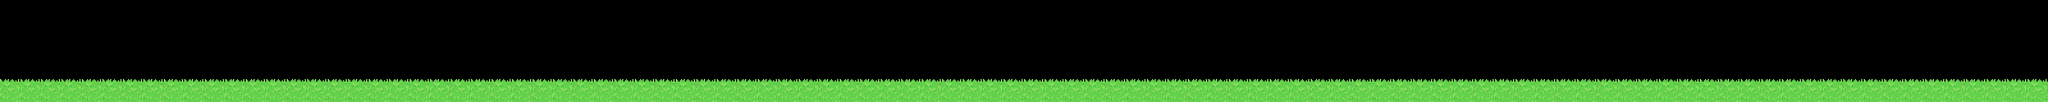

A level layout from a 2D game, rendered from its tile map. Below: a short description, then the map file with tile-grid data replaced by summaries:
An orthogonal 200x10 tile map with 16x16 px tiles, 2 tile layers (grama, colisao), 13 tilesets.

<map version="1.10" tiledversion="1.11.2" orientation="orthogonal" renderorder="right-down" width="200" height="10" tilewidth="16" tileheight="16" infinite="0" nextlayerid="45" nextobjectid="383">
 <editorsettings>
  <export target="../cenariosJson/Mapa.json" format="json" />
 </editorsettings>
 <tileset firstgid="1" name="1_terrain" tilewidth="16" tileheight="16" tilecount="1440" columns="30">
  <image source="../../tilesets/1_terrain.png" width="480" height="768" />
  <tile id="367">
   <animation>
    <frame tileid="367" duration="400" />
    <frame tileid="377" duration="400" />
   </animation>
  </tile>
  <tile id="368">
   <animation>
    <frame tileid="368" duration="400" />
    <frame tileid="378" duration="400" />
   </animation>
  </tile>
  <tile id="391">
   <animation>
    <frame tileid="391" duration="400" />
    <frame tileid="401" duration="400" />
   </animation>
  </tile>
  <tile id="392">
   <animation>
    <frame tileid="392" duration="400" />
    <frame tileid="402" duration="400" />
   </animation>
  </tile>
  <tile id="393">
   <animation>
    <frame tileid="393" duration="400" />
    <frame tileid="403" duration="400" />
   </animation>
  </tile>
  <tile id="394">
   <animation>
    <frame tileid="394" duration="400" />
    <frame tileid="404" duration="400" />
   </animation>
  </tile>
  <tile id="396">
   <animation>
    <frame tileid="396" duration="400" />
    <frame tileid="406" duration="400" />
   </animation>
  </tile>
  <tile id="397">
   <animation>
    <frame tileid="397" duration="400" />
    <frame tileid="407" duration="400" />
   </animation>
  </tile>
  <tile id="398">
   <animation>
    <frame tileid="398" duration="400" />
    <frame tileid="408" duration="400" />
   </animation>
  </tile>
  <tile id="399">
   <animation>
    <frame tileid="399" duration="400" />
    <frame tileid="409" duration="400" />
   </animation>
  </tile>
  <tile id="421">
   <animation>
    <frame tileid="421" duration="400" />
    <frame tileid="431" duration="400" />
   </animation>
  </tile>
  <tile id="422">
   <animation>
    <frame tileid="422" duration="400" />
    <frame tileid="432" duration="400" />
   </animation>
  </tile>
  <tile id="423">
   <animation>
    <frame tileid="423" duration="400" />
    <frame tileid="433" duration="400" />
   </animation>
  </tile>
  <tile id="424">
   <animation>
    <frame tileid="424" duration="400" />
    <frame tileid="434" duration="400" />
   </animation>
  </tile>
  <tile id="426">
   <animation>
    <frame tileid="426" duration="400" />
    <frame tileid="436" duration="400" />
   </animation>
  </tile>
  <tile id="427">
   <animation>
    <frame tileid="427" duration="400" />
    <frame tileid="437" duration="400" />
   </animation>
  </tile>
  <tile id="428">
   <animation>
    <frame tileid="428" duration="400" />
    <frame tileid="438" duration="400" />
   </animation>
  </tile>
  <tile id="429">
   <animation>
    <frame tileid="429" duration="400" />
    <frame tileid="439" duration="400" />
   </animation>
  </tile>
  <tile id="451">
   <animation>
    <frame tileid="451" duration="400" />
    <frame tileid="461" duration="400" />
   </animation>
  </tile>
  <tile id="452">
   <animation>
    <frame tileid="452" duration="400" />
    <frame tileid="462" duration="400" />
   </animation>
  </tile>
  <tile id="453">
   <animation>
    <frame tileid="453" duration="400" />
    <frame tileid="463" duration="400" />
   </animation>
  </tile>
  <tile id="454">
   <animation>
    <frame tileid="454" duration="400" />
    <frame tileid="464" duration="400" />
   </animation>
  </tile>
  <tile id="457">
   <animation>
    <frame tileid="457" duration="400" />
    <frame tileid="467" duration="400" />
   </animation>
  </tile>
  <tile id="458">
   <animation>
    <frame tileid="458" duration="400" />
    <frame tileid="468" duration="400" />
   </animation>
  </tile>
  <tile id="481">
   <animation>
    <frame tileid="481" duration="400" />
    <frame tileid="491" duration="400" />
   </animation>
  </tile>
  <tile id="482">
   <animation>
    <frame tileid="482" duration="400" />
    <frame tileid="492" duration="400" />
   </animation>
  </tile>
  <tile id="484">
   <animation>
    <frame tileid="484" duration="400" />
    <frame tileid="494" duration="400" />
   </animation>
  </tile>
 </tileset>
 <tileset firstgid="1441" name="2_indoors" tilewidth="16" tileheight="16" tilecount="440" columns="20">
  <image source="../../tilesets/2_indoors.png" width="320" height="352" />
 </tileset>
 <tileset firstgid="1881" name="3_plants" tilewidth="16" tileheight="16" tilecount="240" columns="30">
  <image source="../../tilesets/3_plants.png" width="480" height="128" />
 </tileset>
 <tileset firstgid="2121" name="4_buildings" tilewidth="16" tileheight="16" tilecount="576" columns="24">
  <image source="../../tilesets/4_buildings.png" width="384" height="384" />
 </tileset>
 <tileset firstgid="2697" name="5_waterfall" tilewidth="16" tileheight="16" tilecount="360" columns="18">
  <image source="../../tilesets/5_waterfall.png" width="288" height="320" />
  <tile id="253">
   <animation>
    <frame tileid="253" duration="400" />
    <frame tileid="259" duration="400" />
    <frame tileid="265" duration="400" />
   </animation>
  </tile>
  <tile id="254">
   <animation>
    <frame tileid="254" duration="400" />
    <frame tileid="260" duration="400" />
    <frame tileid="266" duration="400" />
   </animation>
  </tile>
  <tile id="255">
   <animation>
    <frame tileid="255" duration="400" />
    <frame tileid="261" duration="400" />
    <frame tileid="267" duration="400" />
   </animation>
  </tile>
  <tile id="256">
   <animation>
    <frame tileid="256" duration="400" />
    <frame tileid="262" duration="400" />
    <frame tileid="268" duration="400" />
   </animation>
  </tile>
  <tile id="271">
   <animation>
    <frame tileid="271" duration="400" />
    <frame tileid="277" duration="400" />
    <frame tileid="283" duration="400" />
   </animation>
  </tile>
  <tile id="272">
   <animation>
    <frame tileid="272" duration="400" />
    <frame tileid="278" duration="400" />
    <frame tileid="284" duration="400" />
   </animation>
  </tile>
  <tile id="273">
   <animation>
    <frame tileid="273" duration="400" />
    <frame tileid="279" duration="400" />
    <frame tileid="285" duration="400" />
   </animation>
  </tile>
  <tile id="274">
   <animation>
    <frame tileid="274" duration="400" />
    <frame tileid="280" duration="400" />
    <frame tileid="286" duration="400" />
   </animation>
  </tile>
  <tile id="289">
   <animation>
    <frame tileid="289" duration="400" />
    <frame tileid="295" duration="400" />
    <frame tileid="301" duration="400" />
   </animation>
  </tile>
  <tile id="290">
   <animation>
    <frame tileid="290" duration="400" />
    <frame tileid="296" duration="400" />
    <frame tileid="302" duration="400" />
   </animation>
  </tile>
  <tile id="291">
   <animation>
    <frame tileid="291" duration="400" />
    <frame tileid="297" duration="400" />
    <frame tileid="303" duration="400" />
   </animation>
  </tile>
  <tile id="292">
   <animation>
    <frame tileid="292" duration="400" />
    <frame tileid="298" duration="400" />
    <frame tileid="304" duration="400" />
   </animation>
  </tile>
  <tile id="307">
   <animation>
    <frame tileid="307" duration="400" />
    <frame tileid="313" duration="400" />
    <frame tileid="319" duration="400" />
   </animation>
  </tile>
  <tile id="308">
   <animation>
    <frame tileid="308" duration="400" />
    <frame tileid="314" duration="400" />
    <frame tileid="320" duration="400" />
   </animation>
  </tile>
  <tile id="309">
   <animation>
    <frame tileid="309" duration="400" />
    <frame tileid="315" duration="400" />
    <frame tileid="321" duration="400" />
   </animation>
  </tile>
  <tile id="310">
   <animation>
    <frame tileid="310" duration="400" />
    <frame tileid="316" duration="400" />
    <frame tileid="322" duration="400" />
   </animation>
  </tile>
  <tile id="325">
   <animation>
    <frame tileid="325" duration="400" />
    <frame tileid="331" duration="400" />
    <frame tileid="337" duration="400" />
   </animation>
  </tile>
  <tile id="326">
   <animation>
    <frame tileid="326" duration="400" />
    <frame tileid="332" duration="400" />
    <frame tileid="338" duration="400" />
   </animation>
  </tile>
  <tile id="327">
   <animation>
    <frame tileid="327" duration="400" />
    <frame tileid="333" duration="400" />
    <frame tileid="339" duration="400" />
   </animation>
  </tile>
  <tile id="328">
   <animation>
    <frame tileid="328" duration="400" />
    <frame tileid="334" duration="400" />
    <frame tileid="340" duration="400" />
   </animation>
  </tile>
  <tile id="343">
   <animation>
    <frame tileid="343" duration="400" />
    <frame tileid="349" duration="400" />
    <frame tileid="355" duration="400" />
   </animation>
  </tile>
  <tile id="344">
   <animation>
    <frame tileid="344" duration="400" />
    <frame tileid="350" duration="400" />
    <frame tileid="356" duration="400" />
   </animation>
  </tile>
  <tile id="345">
   <animation>
    <frame tileid="345" duration="400" />
    <frame tileid="351" duration="400" />
    <frame tileid="357" duration="400" />
   </animation>
  </tile>
  <tile id="346">
   <animation>
    <frame tileid="346" duration="400" />
    <frame tileid="352" duration="400" />
    <frame tileid="358" duration="400" />
   </animation>
  </tile>
 </tileset>
 <tileset firstgid="3057" name="6_floors" tilewidth="16" tileheight="16" tilecount="252" columns="18">
  <image source="../../tilesets/6_floors.png" width="288" height="224" />
 </tileset>
 <tileset firstgid="3309" name="7_grass_cliff" tilewidth="16" tileheight="16" tilecount="420" columns="35">
  <image source="../../tilesets/7_grass_cliff.png" width="560" height="192" />
 </tileset>
 <tileset firstgid="3729" name="8_cave" tilewidth="16" tileheight="16" tilecount="448" columns="28">
  <image source="../../tilesets/8_cave.png" width="448" height="256" />
 </tileset>
 <tileset firstgid="4177" name="9_beach" tilewidth="16" tileheight="16" tilecount="288" columns="18">
  <image source="../../tilesets/9_beach.png" width="288" height="256" />
 </tileset>
 <tileset firstgid="4465" name="10_dirt" tilewidth="16" tileheight="16" tilecount="280" columns="14">
  <image source="../../tilesets/10_dirt.png" width="224" height="320" />
 </tileset>
 <tileset firstgid="4745" name="11_roofs" tilewidth="16" tileheight="16" tilecount="1024" columns="32">
  <image source="../../tilesets/11_roofs.png" width="512" height="512" />
 </tileset>
 <tileset firstgid="5769" name="12_extra1" tilewidth="16" tileheight="16" tilecount="160" columns="10">
  <image source="../../tilesets/12_extra1.png" width="160" height="256" />
  <tile id="92">
   <properties>
    <property name="collides" type="bool" value="true" />
   </properties>
  </tile>
 </tileset>
 <tileset firstgid="5929" name="13_extra2" tilewidth="16" tileheight="16" tilecount="144" columns="12">
  <image source="../../tilesets/13_extra2.png" width="192" height="192" />
 </tileset>
 <layer id="43" name="grama" width="200" height="10" locked="1">
  <data>[2000 cells, 600 non-empty, 10 distinct tile ids]</data>
 </layer>
 <layer id="44" name="colisao" width="200" height="10" locked="1" opacity="0">
  <data>[2000 cells, 400 non-empty, 1 distinct tile ids]</data>
 </layer>
</map>
